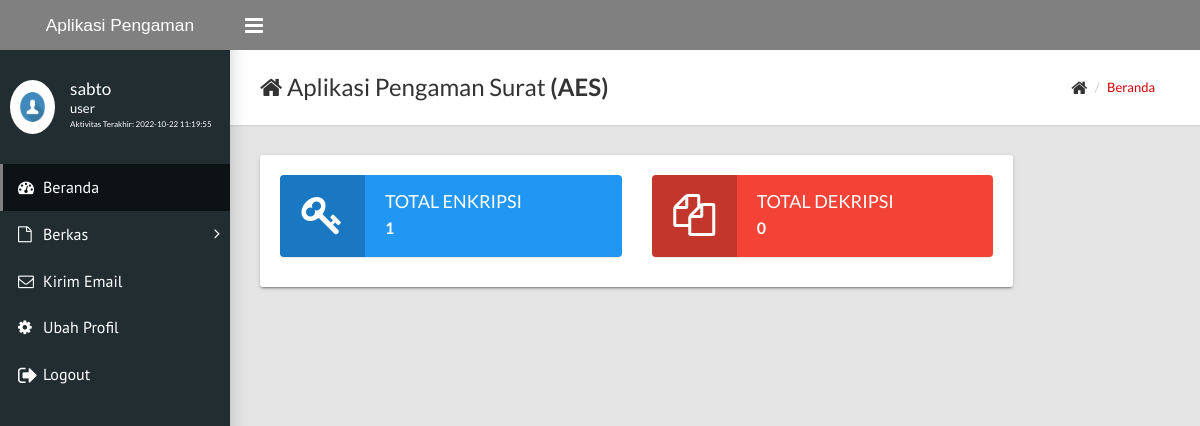
Page /dashboard/index.php (signed in) on the committed database.
### tables this page shows
CREATE TABLE `users` (
  `username` varchar(15) NOT NULL,
  `password` varchar(100) DEFAULT NULL,
  `email` varchar(100) NOT NULL,
  `fullname` varchar(50) DEFAULT NULL,
  `job_title` varchar(50) DEFAULT NULL,
  `img` text DEFAULT NULL,
  `verifikasi` enum('Ya','Tidak','Blokir') NOT NULL,
  `join_date` timestamp NULL DEFAULT NULL,
  `last_activity` timestamp NULL DEFAULT NULL,
  `status` enum('1','2') DEFAULT NULL,
  `token` varchar(200) NOT NULL
);

### dashboard/index.php (the view, shortened to what this page needs)
<?php
include('../config.php');
$last = $_SESSION['username'];
?>
<!DOCTYPE html>
<html>
<head>
    <link rel="stylesheet" type="text/css" href="../assets/css/main_3.css">
</head>
<body class="sidebar-mini fixed">
    <?php include('navmenu.php'); ?>
    <div class="content-wrapper">
        <div class="page-title">
            <div>
                <h1><i class="fa fa-home"></i> Aplikasi Pengaman Surat <b>(AES)</b></h1>
            </div>
            <div>
                <ul class="breadcrumb">
                    <li><i class="fa fa-home fa-lg"></i></li>
                    <li><a href="#">Beranda</a></li>
                </ul>
            </div>
        </div>
        <div class="row">
            <div class="col-md-10">
                <div class="card">
                    <div class="card-body">
                        <div class="row">
                            <div class="col-md-6">
                                <div class="widget-small info"><i class="icon fa fa-key fa-3x"></i>
                                    <?php
                                    $query = mysqli_query($connect, "SELECT count(*) totalencrypt FROM file WHERE status='1'");
                                    $dataencrypt = mysqli_fetch_array($query);
                                    ?>
                                    <div class="info">
                                        <h4>Total Enkripsi</h4>
                                        <p> <b><?php echo $dataencrypt['totalencrypt']; ?></b></p>
                                    </div>
                                </div>
                            </div>
                            <div class="col-md-6">
                                <div class="widget-small danger"><i class="icon fa fa-files-o fa-3x"></i>
                                    <div class="info">
                                        <?php
                                        $query = mysqli_query($connect, "SELECT count(*) totaldecrypt FROM file WHERE status='2'");
                                        $datadecrypt = mysqli_fetch_array($query);
                                        ?>
                                        <h4>Total Dekripsi</h4>
                                        <p> <b><?php echo $datadecrypt['totaldecrypt']; ?></b></p>
                                    </div>
                                </div>
                            </div>
                        </div>
                    </div>
                </div>
            </div>
        </div>
</div>
</div>
</body>
</html>

### dashboard/navmenu.php (shortened to what this page needs)
<div class="wrapper">
  <header class="main-header hidden-print">
    <a class="logo"
    style="font-size:13pt; font-family:'Trebuchet MS', 'Lucida Sans Unicode', 'Lucida Grande', 'Lucida Sans', Arial, sans-serif;">
    <span style="margin-left: 5px;">Aplikasi Pengaman Surat</span>
  </a>
  <nav class="navbar navbar-static-top">
    <a class="sidebar-toggle" href="#" data-toggle="offcanvas"></a>
        </nav>
      </header>
      <aside class="main-sidebar hidden-print">
        <section class="sidebar">
          <div class="user-panel">
            <?php
            include '../config.php';
            $userdata = mysqli_query($connect, "SELECT * FROM users WHERE username = '$last'");
            $data = mysqli_fetch_array($userdata);
            if ($data['img'] != NULL) {
              $img = $data['img'];
            } else {
              $img = "default.png";
            }
            ?>
            <div class="pull-left image"><img class="img-circle" src="../assets/images/user/<?php echo $img; ?>"
              alt="User Image"></div>
              <div class="pull-left info">
                <p style="margin-top:-5px;"><?php echo $data['username']; ?></p>
                <p class="designation"><?php echo $data['job_title']; ?></p>
                <p class="designation" style="font-size:6pt;">Aktivitas Terakhir:
                  <?php echo $data['last_activity'] ?></p>
                </div>
              </div>
              <ul class="sidebar-menu">
                <?php
                $v = $_SESSION['username'];
                $query = mysqli_query($connect, "SELECT * FROM users WHERE username='$v'");
                $users = mysqli_fetch_array($query);
                if ($users['status'] == 1) {
                  ?>
                  <li class="active"><a href="index.php"><i class="fa fa-dashboard"></i><span>Beranda</span></a></li>
                  <?php
                }elseif($users['status'] == 2){
                  ?>
                  <li class="active"><a href="index.php"><i class="fa fa-dashboard"></i><span>Beranda</span></a></li>
                  <?php
                }
                ?>
                <?php
        if ($users['status'] == 1) {
          echo '<li class="treeview"><a href="#"><i class="fa fa-file-o"></i><span>Berkas</span><i class="fa fa-angle-right"></i></a>
          <ul class="treeview-menu">
          <li><a href="encrypt.php"><i class="fa fa-circle-o"></i> Enkripsi Berkas</a></li>
          <li><a href="decrypt.php"><i class="fa fa-circle-o"></i> Dekripsi Berkas</a></li>
          </ul>
          </li>';
        } elseif ($users['status'] == 2) {
          echo '<li class="treeview"><a href="#"><i class="fa fa-file-o"></i><span>Berkas</span><i class="fa fa-angle-right"></i></a>
          <ul class="treeview-menu">
          <li><a href="encrypt.php"><i class="fa fa-circle-o"></i> Enkripsi Berkas</a></li>
          <li><a href="decrypt.php"><i class="fa fa-circle-o"></i> Dekripsi Berkas</a></li>
          </ul>
          </li>';
        } else {
          echo "";
        }
        ?>
        <?php
        if ($users['status'] == 2) {
          ?>
          <li><a href="from_send.php"><i class="fa fa-envelope-o"></i><span>Kirim Email</span></a></li>
          <?php
        }
        ?>
        <li><a href="profile.php?id=<?php echo $_SESSION['username']; ?>"><i class="fa fa-cog"></i><span>Ubah
        Profil</span></a></li>
        <li><a href="logout.php"><i class="fa fa-sign-out fa-lg"></i><span>Logout</span></a></li>
      </ul>
    </section>
  </aside>

### rows in the picture
users: username "sabto", job_title "user", last_activity "2022-10-22 11:19:55"

### other values in the picture
$dataencrypt['totalencrypt'] "1"
$datadecrypt['totaldecrypt'] "0"
